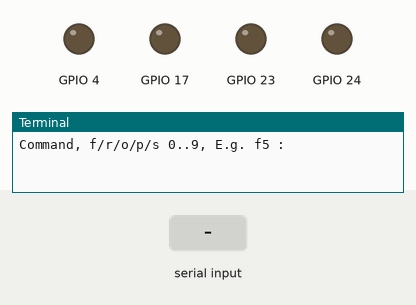
The program below on a simulated Raspberry Pi (BCM pin numbers). On the bench: output pins drawn as LEDs (lit = HIGH), the last lines printed to the terminal. The inputs (shaded band) are chosen by the test bench. Files the program writes start out absent.

Above: at 1.2 s.
1.3 s: "f" typed at the terminal, then Enter
At 2.3 s:
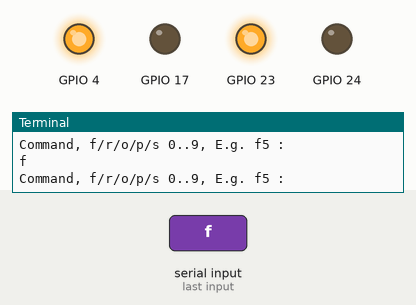
2.8 s: "r" typed at the terminal, then Enter
At 3.5 s:
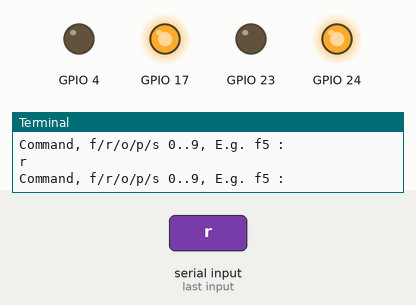
4.3 s: "o" typed at the terminal, then Enter
At 4.6 s:
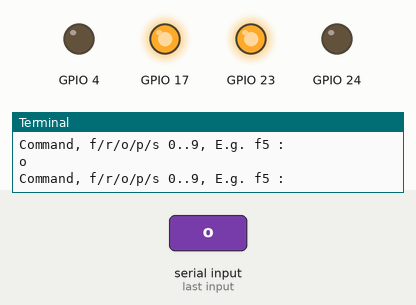
5.8 s: "p" typed at the terminal, then Enter
At 7.0 s:
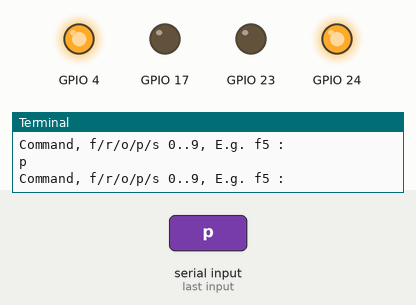
Timing chart, 0 to 8.3 s (numbered marks = the images above; inputs shaded):
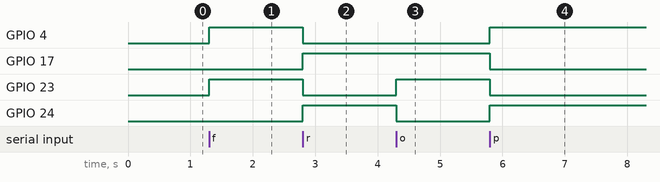

Measured:
- after the input at 1.3 s, GPIO 4, GPIO 23: LOW → HIGH at once
- after the input at 2.8 s, GPIO 4, GPIO 23: HIGH → LOW at once; GPIO 17, GPIO 24: LOW → HIGH at once
- after the input at 4.3 s, GPIO 23: LOW → HIGH at once; GPIO 24: HIGH → LOW at once
- after the input at 5.8 s, GPIO 4, GPIO 24: LOW → HIGH at once; GPIO 17, GPIO 23: HIGH → LOW at once

The program:

rover.py
```python
import RPi.GPIO as GPIO
GPIO.setmode(GPIO.BCM)

left_in1_pin = 4
left_in2_pin = 17

right_in1_pin = 23
right_in2_pin = 24

class Motor(object):
        def __init__(self, in1_pin, in2_pin):
                self.in1_pin = in1_pin
                self.in2_pin = in2_pin

                GPIO.setup(self.in1_pin, GPIO.OUT)
                GPIO.setup(self.in2_pin, GPIO.OUT)

        def clockwise(self):
                GPIO.output(self.in1_pin, True)
                GPIO.output(self.in2_pin, False)

        def counter_clockwise(self):
                GPIO.output(self.in1_pin, False)
                GPIO.output(self.in2_pin, True)

        def stop(self):
                GPIO.output(self.in1_pin, False)
                GPIO.output(self.in2_pin, False)

def set(property, value):
    try:
        f = open("/sys/class/rpi-pwm/pwm0/" + property, 'w')
        f.write(value)
        f.close()
    except:
        print("Error writing to: " + property + " value: " + value)

try:
        set("delayed", "0")
        set("frequency", "500")
        set("active", "1")
        left_motor = Motor(left_in1_pin, left_in2_pin)
        right_motor = Motor(right_in1_pin, right_in2_pin)

        direction = None

        while True:
                cmd = raw_input("Command, f/r/o/p/s 0..9, E.g. f5 :")

                # if enter was pressed with no value, just stick with the current value
                if len(cmd) > 0:
                        direction = cmd[0]
                if direction == "f":
                        left_motor.clockwise()
                        right_motor.clockwise()
                elif direction == "r":
                        left_motor.counter_clockwise()
                        right_motor.counter_clockwise()
                elif direction == "o": # opposite1
                        left_motor.counter_clockwise()
                        right_motor.clockwise()
                elif direction == "p":
                        left_motor.clockwise()
                        right_motor.counter_clockwise()
                else:
                        left_motor.stop()
                        right_motor.stop()

                # only need to adjust speed if we want to
                if len(cmd) > 1:
                        speed = int(cmd[1]) * 11
                        set("duty", str(speed))

except KeyboardInterrupt:
        left_motor.stop()
        right_motor.stop()
        print "\nstopped"
```
